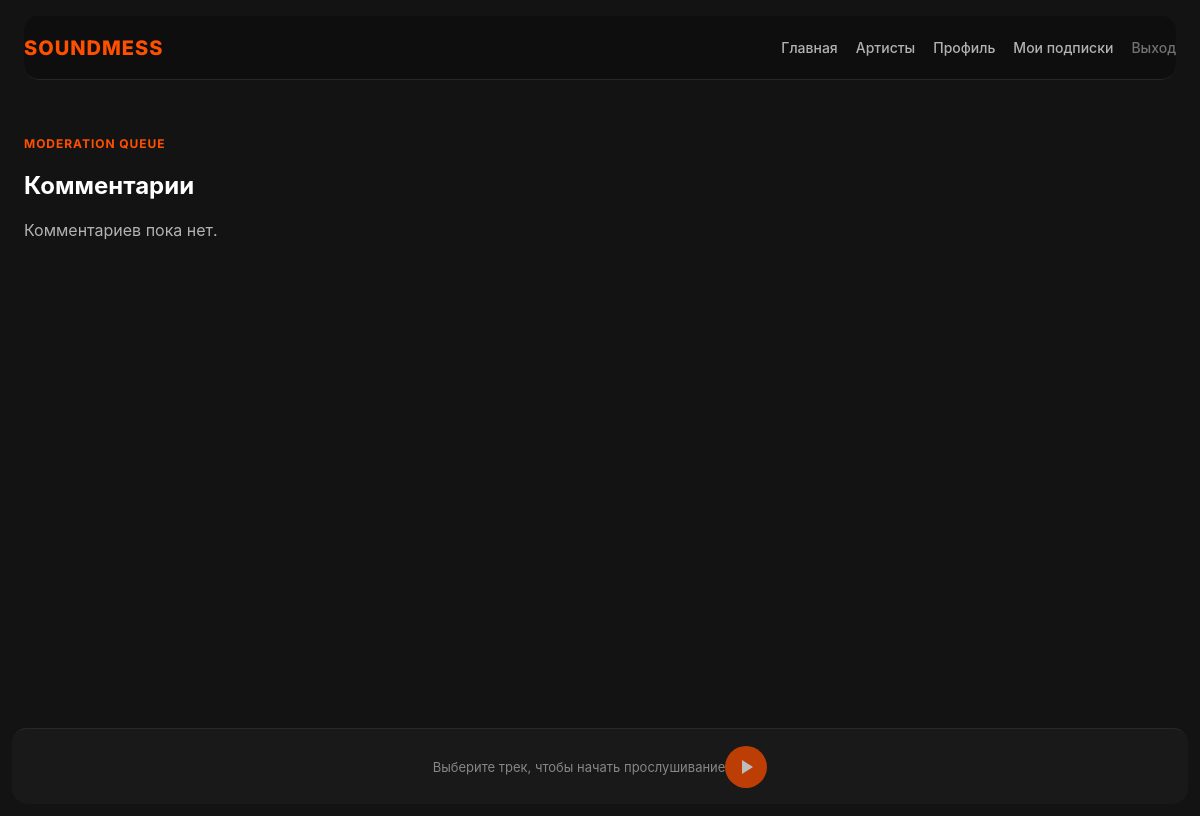
The page /moderation/comments/ (signed in) on the database as committed earlier.
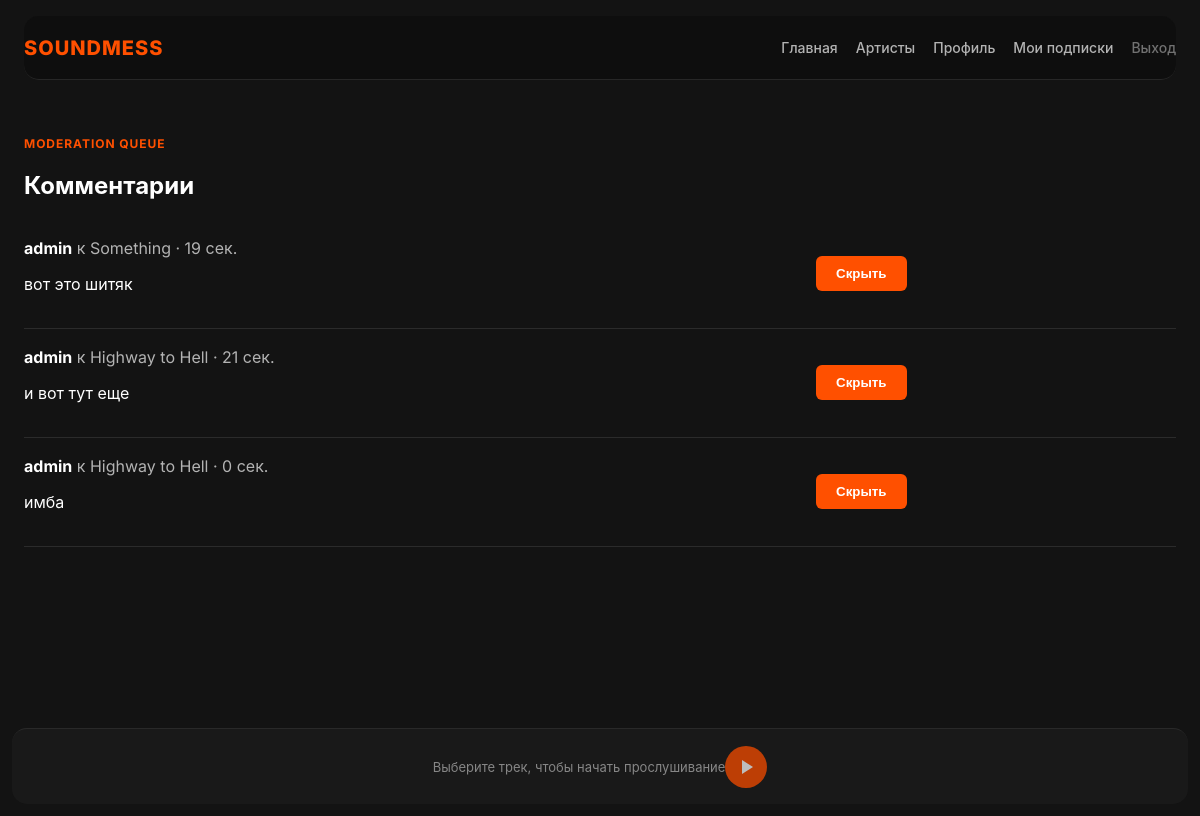
The same page on the database as committed later.
### pc_store/models.py (models this page shows, shortened)
class Comment(models.Model):
    author = models.ForeignKey(User, on_delete=models.CASCADE, related_name='track_comments')
    track = models.ForeignKey(Track, on_delete=models.CASCADE, related_name='comments')
    parent = models.ForeignKey(
        'self',
        null=True,
        blank=True,
        on_delete=models.CASCADE,
        related_name='replies',
    )
    text = models.TextField(max_length=1000)
    timestamp_seconds = models.PositiveIntegerField(default=0, verbose_name="Таймкод, секунд")
    created_at = models.DateTimeField(auto_now_add=True)
    is_hidden = models.BooleanField(default=False, verbose_name="Скрыт модератором")
    class Meta:
        ordering = ['created_at']

class Track(models.Model):
    SOURCE_CHOICES = [
        ('local', 'Локальная загрузка'),
        ('jamendo', 'Jamendo'),
        ('fma', 'Free Music Archive'),
    ]
    RELEASE_TYPE_CHOICES = [
        ('single', 'Сингл'),
        ('album', 'Альбом'),
        ('ep', 'EP'),
        ('mixtape', 'Микстейп'),
    ]
    artist = models.ForeignKey(Artist, on_delete=models.CASCADE, related_name='tracks')
    title = models.CharField(max_length=200, verbose_name="Название")
    audio_file = models.FileField(upload_to='music/', verbose_name="Файл трека")
    cover = models.ImageField(upload_to='covers/', blank=True, verbose_name="Обложка")
    genre = models.CharField(max_length=50, default='Rock', verbose_name="Жанр")
    plays_count = models.PositiveIntegerField(default=0, verbose_name="Прослушивания")
    release_date = models.DateField(auto_now_add=True, verbose_name="Дата выхода")
    release_year = models.PositiveSmallIntegerField(null=True, blank=True, verbose_name="Год выпуска")
    release_type = models.CharField(
        max_length=10,
        choices=RELEASE_TYPE_CHOICES,
        default='single',
        verbose_name="Тип релиза",
    )
    duration_seconds = models.PositiveIntegerField(null=True, blank=True, verbose_name="Длительность, секунд")
    mood = models.CharField(max_length=50, blank=True, verbose_name="Настроение")
    lyrics = models.TextField(blank=True, verbose_name="Текст песни")
    is_explicit = models.BooleanField(default=False, verbose_name="Без цензуры")
    source_provider = models.CharField(max_length=20, choices=SOURCE_CHOICES, default='local')
    source_id = models.CharField(max_length=200, blank=True)
    license_name = models.CharField(max_length=200, blank=True, verbose_name="Лицензия")
    attribution = models.TextField(blank=True, verbose_name="Атрибуция")
    source_url = models.URLField(blank=True, verbose_name="Источник")
    likes = models.ManyToManyField(User, related_name='liked_tracks', blank=True)
    class Meta:
        constraints = [
            models.UniqueConstraint(
                fields=['source_provider', 'source_id'],
                condition=~models.Q(source_id=''),
                name='unique_external_track_source',
            ),
        ]

### pc_store/views.py (the view)
    @login_required
    def wrapped(request, *args, **kwargs):
        if not request.user.is_staff and not request.user.is_superuser:
            return render(request, '403.html', status=403)
        return view(request, *args, **kwargs)

### pc_store/views.py (called while the page is built)
def staff_required(view):
    @login_required
    def wrapped(request, *args, **kwargs):
        if not request.user.is_staff and not request.user.is_superuser:
            return render(request, '403.html', status=403)
        return view(request, *args, **kwargs)
    return wrapped

@staff_required
def moderation_comments(request):
    comments = Comment.objects.select_related('author', 'track').order_by('-created_at')[:100]
    return render(request, 'moderation/comments.html', {'comments': comments})

### templates/moderation/comments.html (shortened to what this page needs)
{% extends 'base.html' %}
{% block content %}
<section class="moderation-page">
    <p class="eyebrow">Moderation queue</p>
    <h1>Комментарии</h1>
    {% for comment in comments %}
        <article class="moderation-application">
            <div>
                <strong>{{ comment.author.username }}</strong>
                <span class="muted">к {{ comment.track.title }} · {{ comment.timestamp_seconds }} сек.</span>
                <p class="{% if comment.is_hidden %}muted{% endif %}">{{ comment.text }}</p>
            </div>
            <form method="post" action="{% url 'toggle_comment_visibility' comment.id %}">
                <button type="submit">{% if comment.is_hidden %}Восстановить{% else %}Скрыть{% endif %}</button>
            </form>
        </article>
    {% empty %}<p class="muted">Комментариев пока нет.</p>{% endfor %}
</section>
{% endblock %}

Rows that differ between the two databases and show on the page:
added Comment: author.username "admin", track "Something", timestamp_seconds "19", text "вот это шитяк", is_hidden "Скрыть"
added Comment: author.username "admin", track "Highway to Hell", timestamp_seconds "21", text "и вот тут еще", is_hidden "Скрыть"
added Comment: author.username "admin", track "Highway to Hell", timestamp_seconds "0", text "имба", is_hidden "Скрыть"
Other text that changed with them:
text no longer shown: "Комментариев пока нет."
